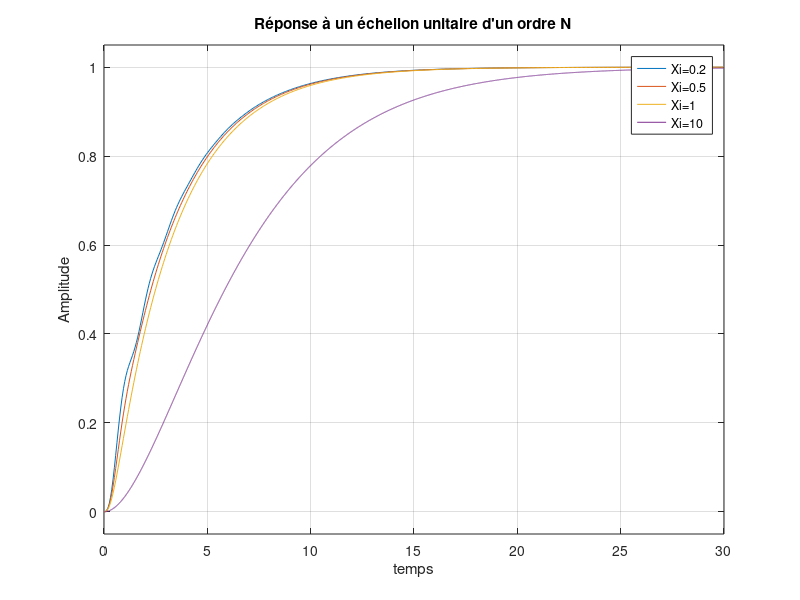
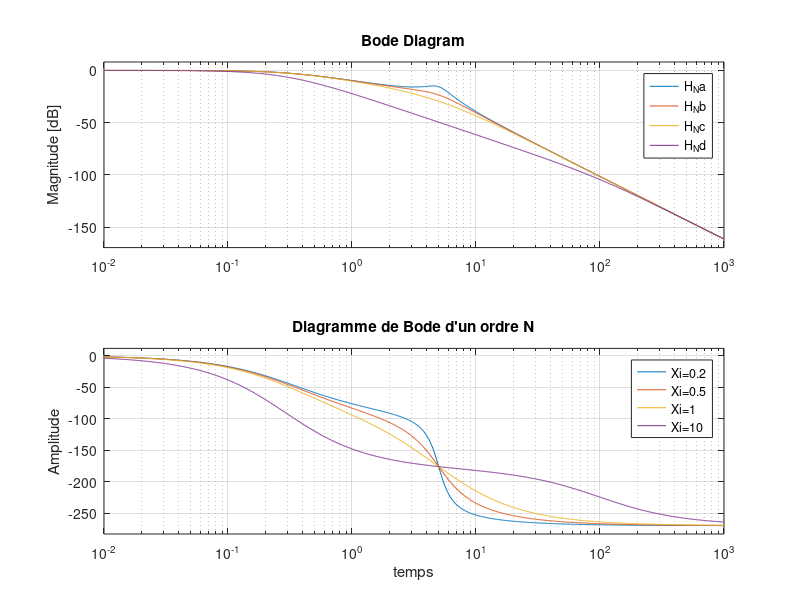

The MATLAB source for these figures, in order:
clear
clc
close all

Tau=3
w=5
X=[0.2 0.5 1 10]

p=tf('p')

H_Na=1/((1+((2*X(1))/w)*p+(1/(w^2))*p^2)*(1+Tau*p))
H_Nb=1/((1+((2*X(2))/w)*p+(1/(w^2))*p^2)*(1+Tau*p))
H_Nc=1/((1+((2*X(3))/w)*p+(1/(w^2))*p^2)*(1+Tau*p))
H_Nd=1/((1+((2*X(4))/w)*p+(1/(w^2))*p^2)*(1+Tau*p))

figure(1)
step(H_Na,H_Nb,H_Nc,H_Nd)
title("Réponse à un échellon unitaire d'un ordre N")
xlabel('temps')
ylabel('Amplitude')
legend('Xi=0.2','Xi=0.5','Xi=1','Xi=10')
figure(2)
bode(H_Na,H_Nb,H_Nc,H_Nd)
title("Diagramme de Bode d'un ordre N")
xlabel('temps')
ylabel('Amplitude')
legend('Xi=0.2','Xi=0.5','Xi=1','Xi=10')